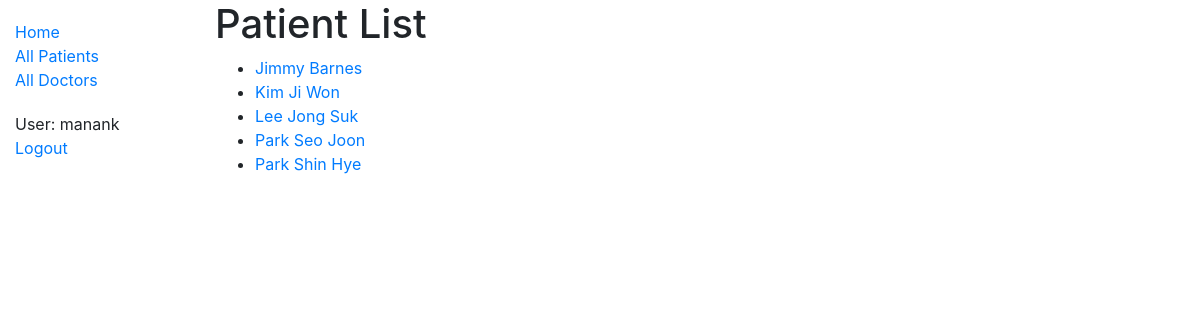
/catalog/patients/ (signed in), run on the app's committed database.
### catalog/models.py (models this page shows, shortened)
class Patient(models.Model):
    GENDER_CHOICES = [('M', 'Male'), ('F', 'Female')]
    ssn = models.IntegerField('SSN', blank=False, primary_key=True)
    first_name = models.CharField('First Name', max_length=50)
    last_name = models.CharField('Last Name', max_length=50)
    gender = models.CharField(max_length=1, choices=GENDER_CHOICES)
    class Meta:
        ordering = ['first_name', 'last_name']
    def get_absolute_url(self):
        return reverse('patient-detail', args=[str(self.ssn)])

### catalog/views.py (the view)
# urls.py: path('patients/', views.PatientListView.as_view(), name='patients'),
class PatientListView(generic.ListView):
    model = Patient
    paginate_by = 10

### catalog/templates/catalog/patient_list.html
{% extends "base.html" %}
{% block content %}
  <h1>Patient List</h1>
  {% if patient_list %}
  <ul>
    {% for patient in patient_list %}
      <li>
        <a href="{{ patient.get_absolute_url }}">{{ patient.first_name }} {{ patient.last_name}}</a>
      </li>
    {% endfor %}
  </ul>
  {% else %}
    <p>There are no patients.</p>
  {% endif %}
{% endblock %}

### catalog/templates/base.html (shortened to what this page needs)
<!DOCTYPE html>
<html lang="en">
<head>
  <link rel="stylesheet" href="https://stackpath.bootstrapcdn.com/bootstrap/4.1.3/css/bootstrap.min.css">
  {% load static %}
  <link rel="stylesheet" href="{% static 'css/styles.css' %}">
</head>
<body>
  <div class="container-fluid">
    <div class="row">
      <div class="col-sm-2">
      {% block sidebar %}
        <ul class="sidebar-nav">
          <li><a href="{% url 'index' %}">Home</a></li>
          <li><a href="{% url 'patients' %}">All Patients</a></li>
          <li><a href="{% url 'doctors' %}">All Doctors</a></li>
        </ul>
     {% endblock %}
        <ul class="sidebar-nav">
         {% if user.is_authenticated %}
           <li>User: {{ user.get_username }}</li>
           <li><a href="{% url 'logout'%}?next={{request.path}}">Logout</a></li>
         {% else %}
            <li><a href="{% url 'login'%}?next={{request.path}}">Login</a></li>
          {% endif %}
         </ul>
      </div>
      <div class="col-sm-10 ">{% block content %}{% endblock %}
      </div>
    </div>
  </div>
</body>
</html>

### catalog/static/styles.css (style rules this page uses)
.sidebar-nav { margin-top: 20px; padding: 0; list-style: none; }

### data on the page
Patient: first_name "Jimmy", last_name "Barnes"
Patient: first_name "Kim", last_name "Ji Won"
Patient: first_name "Lee", last_name "Jong Suk"
Patient: first_name "Park", last_name "Seo Joon"
Patient: first_name "Park", last_name "Shin Hye"

### other printed values
{{ user.get_username }} "manank"
